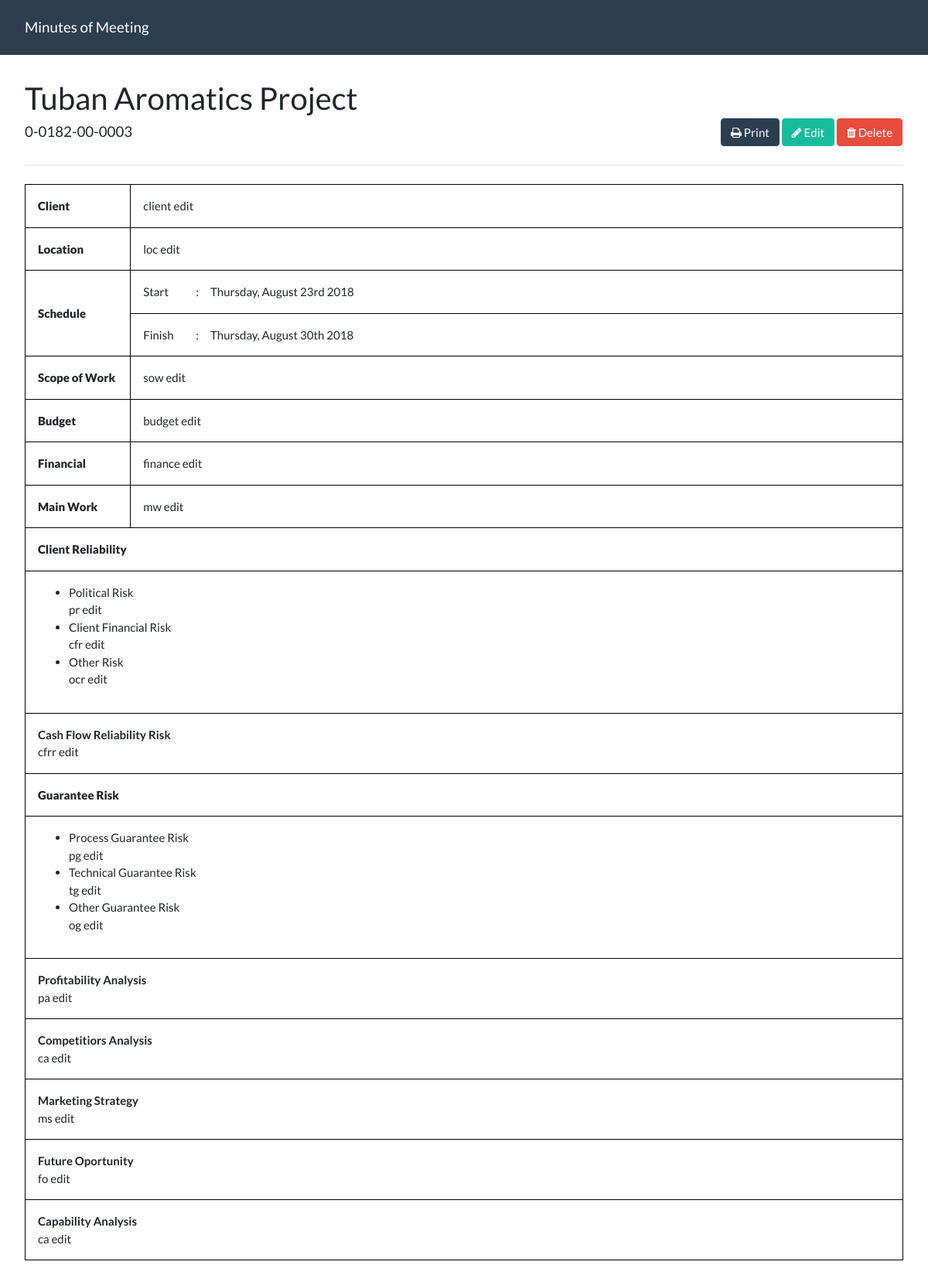
Screenshot of /project_detail.php?id=1 with the database file from the repository.
### tables this page shows
CREATE TABLE `project` (
  `p_id` int(11) NOT NULL,
  `p_name` varchar(250) DEFAULT NULL,
  `job_code` varchar(14) DEFAULT NULL,
  `client` varchar(100) DEFAULT NULL,
  `location` varchar(300) DEFAULT NULL,
  `schedule_start` date DEFAULT NULL,
  `schedule_finish` date DEFAULT NULL,
  `work_scope` varchar(300) DEFAULT NULL,
  `budget` varchar(50) DEFAULT NULL,
  `financial` varchar(100) DEFAULT NULL,
  `main_work` varchar(300) DEFAULT NULL,
  `political_risk` varchar(1000) DEFAULT NULL,
  `client_financial_risk` varchar(1000) DEFAULT NULL,
  `other_client_risk` varchar(1000) DEFAULT NULL,
  `cash_flow_r_risk` varchar(1000) DEFAULT NULL,
  `process_guarantee_risk` varchar(1000) DEFAULT NULL,
  `tech_guarantee_risk` varchar(1000) DEFAULT NULL,
  `other_guarantee_risk` varchar(1000) DEFAULT NULL,
  `profitable_analysis` varchar(1000) DEFAULT NULL,
  `competitors_analysis` varchar(1000) DEFAULT NULL,
  `marketing_strategy` varchar(1000) DEFAULT NULL,
  `future_opportunity` varchar(1000) DEFAULT NULL,
  `capability_analysis` varchar(1000) DEFAULT NULL
);

### project_detail.php (the view, shortened to what this page needs)
<!DOCTYPE html>
<html>
<head>
	<?php
	include('head.php');
	?>
</head>
<body>
	<?php
	include('conn.php');
	include('navbar.php');
	$p_id = $_GET['id'];
	$qproject = "SELECT * FROM project WHERE p_id = '$p_id';";
	$qprojectrun = mysqli_query($conn,$qproject);
	$result = mysqli_fetch_assoc($qprojectrun);
	?>
	<div style="padding: 2rem;">
		<div class="row align-items-end">
			<div class="col">
				<h2><?php echo $result['p_name']; ?></h2>
				<h5><?php echo $result['job_code']; ?></h5>
			</div>
			<div id="buttons" style="padding-right: 1rem;">
				<button type="button" class="btn btn-primary" onclick="window.open('project_print.php?id=<?php echo $result['p_id']; ?>', 'detail_project', 'scrollbars');"><span><i class="fa fa-print"></i></span> Print</button>
				<button type="button" class="btn btn-success" data-toggle="modal" data-target="#editproject"><span><i class="fa fa-pencil"></i></span> Edit</button>
				<button type="button" class="btn btn-danger" data-toggle="modal" data-target="#deleteModal"><span><i class="fa fa-trash"></i></span> Delete</button>
			</div>
		</div>
		<hr class="my-4">
		<table>
			<tbody>
				<tr>
					<th width="12%"><strong>Client</strong></th>
					<td>
						<?php echo $result['client']; ?>
					</td>
				</tr>
				<tr>
					<th><strong>Location</strong></th>
					<td>
						<?php echo $result['location']; ?>
					</td>
				</tr>
				<tr>
					<th rowspan="2"><strong>Schedule</strong></th>
					<td>
						<div class="row">
							<div class="col-1">
								Start
							</div>:
							<div class="col">
								<?php
								if ($result['schedule_start'] == '' || $result['schedule_start'] == NULL || $result['schedule_start'] == '0000-00-00') {
									echo "-";
								}
								else {
									echo date("l, F jS Y", strtotime($result['schedule_start']));
								}
								?>
							</div>
						</div>
					</td>
				</tr>
				<tr>
					<td>
						<div class="row">
							<div class="col-1">
								Finish
							</div>:
							<div class="col">
								<?php
								if ($result['schedule_finish'] == '' || $result['schedule_finish'] == NULL || $result['schedule_finish'] == '0000-00-00') {
									echo "-";
								}
								else {
									echo date("l, F jS Y", strtotime($result['schedule_finish']));
								}
								?>
							</div>
						</div>
					</td>
				</tr>
				<tr>
					<th><strong>Scope of Work</strong></th>
					<td>
						<?php echo $result['work_scope']; ?>
					</td>
				</tr>
				<tr>
					<th><strong>Budget</strong></th>
					<td>
						<?php echo $result['budget']; ?>
					</td>
				</tr>
				<tr>
					<th><strong>Financial</strong></th>
					<td>
						<?php echo $result['financial']; ?>
					</td>
				</tr>
				<tr>
					<th><strong>Main Work</strong></th>
					<td>
						<?php echo $result['main_work']; ?>
					</td>
				</tr>
				<tr>
					<th colspan="2"><strong>Client Reliability</strong></th>
				</tr>
				<tr>
					<td colspan="2">
						<ul>
							<li>
								Political Risk<br>
								<?php if ($result['political_risk'] == '' || $result['political_risk'] == NULL) {
									echo "<strong style='color: red;'>No Data</strong>";
								} echo $result['political_risk']; ?>
							</li>
							<li>
								Client Financial Risk<br>
								<?php if ($result['client_financial_risk'] == '' || $result['client_financial_risk'] == NULL) {
									echo "<strong style='color: red;'>No Data</strong>";
								} echo $result['client_financial_risk']; ?>
							</li>
							<li>
								Other Risk<br>
								<?php if ($result['other_client_risk'] == '' || $result['other_client_risk'] == NULL) {
									echo "<strong style='color: red;'>No Data</strong>";
								} echo $result['other_client_risk']; ?>
							</li>
						</ul>
					</td>
				</tr>
				<tr>
					<td colspan="2">
						<strong>Cash Flow Reliability Risk</strong><br>
						<?php if ($result['cash_flow_r_risk'] == '' || $result['cash_flow_r_risk'] == NULL) {
							echo "<strong style='color: red;'>No Data</strong>";
						} echo $result['cash_flow_r_risk']; ?>
					</td>
				</tr>
				<tr>
					<th colspan="2"><strong>Guarantee Risk</strong></th>
				</tr>
				<tr>
					<td colspan="2">
						<ul>
							<li>
								Process Guarantee Risk<br>
								<?php if ($result['process_guarantee_risk'] == '' || $result['process_guarantee_risk'] == NULL) {
									echo "<strong style='color: red;'>No Data</strong>";
								} echo $result['process_guarantee_risk']; ?>
							</li>
							<li>
								Technical Guarantee Risk<br>
								<?php if ($result['tech_guarantee_risk'] == '' || $result['tech_guarantee_risk'] == NULL) {
									echo "<strong style='color: red;'>No Data</strong>";
								} echo $result['tech_guarantee_risk']; ?>
							</li>
							<li>
								Other Guarantee Risk<br>
								<?php if ($result['other_guarantee_risk'] == '' || $result['other_guarantee_risk'] == NULL) {
									echo "<strong style='color: red;'>No Data</strong>";
								} echo $result['other_guarantee_risk']; ?>
							</li>
						</ul>
					</td>
				</tr>
				<tr>
					<td colspan="2">
						<strong>Profitability Analysis</strong><br>
						<?php if ($result['profitable_analysis'] == '' || $result['profitable_analysis'] == NULL) {
							echo "<strong style='color: red;'>No Data</strong>";
						} echo $result['profitable_analysis']; ?>
					</td>
				</tr>
				<tr>
					<td colspan="2">
						<strong>Competitiors Analysis</strong><br>
						<?php if ($result['competitors_analysis'] == '' || $result['competitors_analysis'] == NULL) {
							echo "<strong style='color: red;'>No Data</strong>";
						} echo $result['competitors_analysis']; ?>
					</td>
				</tr>
				<tr>
					<td colspan="2">
						<strong>Marketing Strategy</strong><br>
						<?php if ($result['marketing_strategy'] == '' || $result['marketing_strategy'] == NULL) {
							echo "<strong style='color: red;'>No Data</strong>";
						} echo $result['marketing_strategy']; ?>
					</td>
				</tr>
				<tr>
					<td colspan="2">
						<strong>Future Oportunity</strong><br>
						<?php if ($result['future_opportunity'] == '' || $result['future_opportunity'] == NULL) {
							echo "<strong style='color: red;'>No Data</strong>";
						} echo $result['future_opportunity']; ?>
					</td>
				</tr>
				<tr>
					<td colspan="2">
						<strong>Capability Analysis</strong><br>
						<?php if ($result['capability_analysis'] == '' || $result['capability_analysis'] == NULL) {
							echo "<strong style='color: red;'>No Data</strong>";
						} echo $result['capability_analysis']; ?>
					</td>
				</tr>
			</tbody>
		</table>
	</div>
</body>
</html>

### project_detail.php (style rules this page uses)
table { width:100%; max-width:100%; margin-bottom:1rem; border-collapse: collapse; }
table, th, td { border: 1px solid black; }
th,td { padding: 1rem; }

### rows the page displays
project: p_name "Tuban Aromatics Project", job_code "0-0182-00-0003", client "client edit", location "loc edit", schedule_start "Thursday, August 23rd 2018", schedule_finish "Thursday, August 30th 2018", work_scope "sow edit", budget "budget edit", financial "finance edit", main_work "mw edit", political_risk "pr edit", client_financial_risk "cfr edit", other_client_risk "ocr edit", cash_flow_r_risk "cfrr edit", process_guarantee_risk "pg edit", tech_guarantee_risk "tg edit", other_guarantee_risk "og edit", profitable_analysis "pa edit", competitors_analysis "ca edit", marketing_strategy "ms edit", future_opportunity "fo edit", capability_analysis "ca edit"
